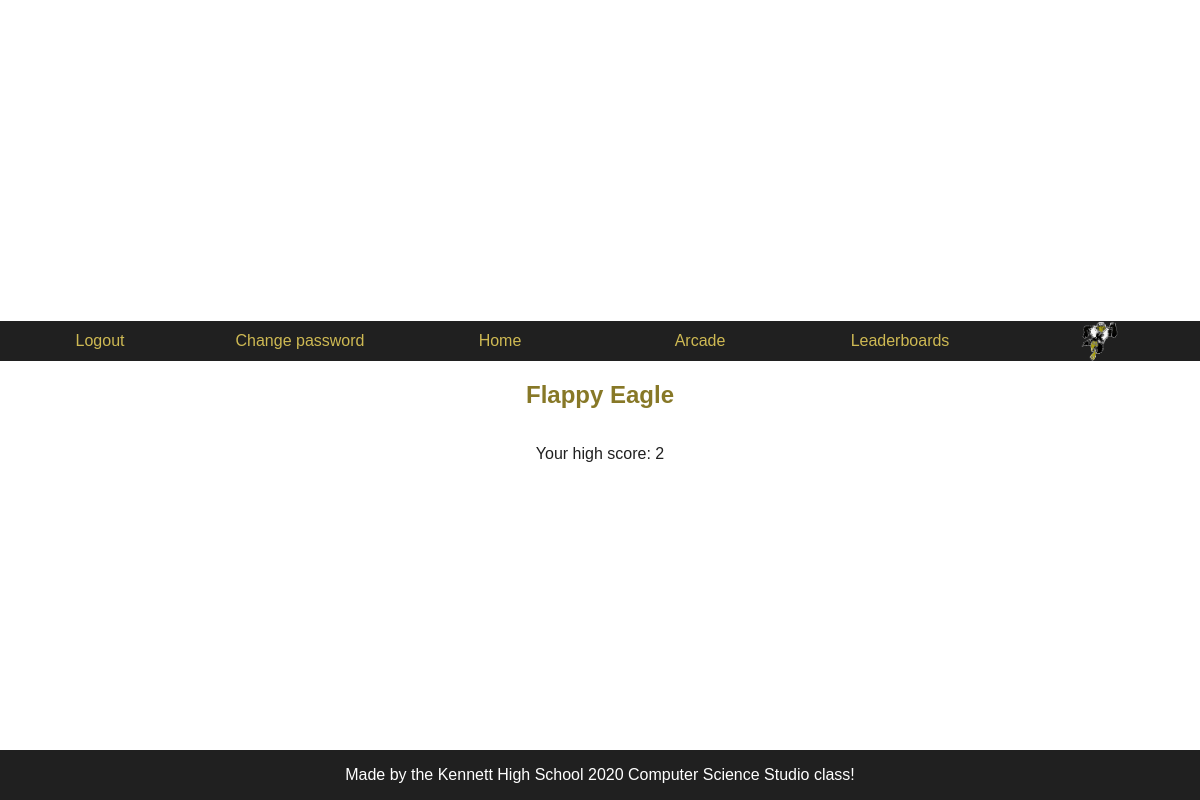
/flappyEagle/ (signed in), run on an earlier commit of the app's database.
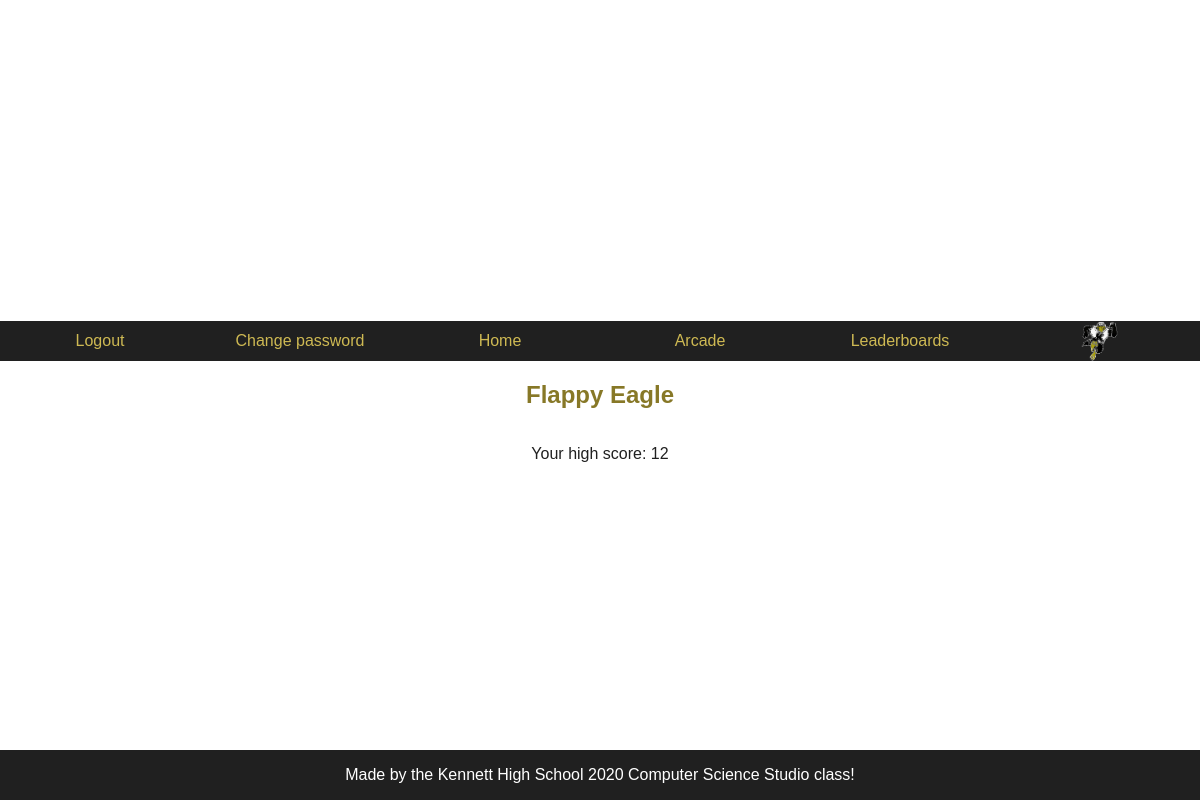
And on a later commit of the database.
### spirit/models.py (models this page shows, shortened)
class UserProfile(AbstractBaseUser):
    username = models.CharField(max_length=100, default='', unique=True, validators=[validate_is_profane])
    email = models.EmailField(unique=True)
    first_name = models.CharField(max_length=100, default='', validators=[validate_is_profane])
    last_name = models.CharField(max_length=100, default='')
    grade = models.IntegerField(validators=[MinValueValidator(9, message="Enter a Valid Grade"), MaxValueValidator(12, message="Enter a Valid Grade")])
    score1 = models.IntegerField(default=0, blank=True)
    score2 = models.IntegerField(default=0, blank=True)
    score3 = models.IntegerField(default=0, blank=True)
    is_staff = models.BooleanField(default=False)
    is_superuser = models.BooleanField(default=False)
    USERNAME_FIELD = 'username'
    REQUIRED_FIELDS = ['email','first_name', 'last_name', 'grade']
    objects = UserProfileManager()

### spirit/views.py (the view)
# urls.py: url(r"^flappyEagle/", flappyEagle, name="flappyEagle"),
def flappyEagle(request):
    args = {'user': request.user}
    return render(request, "users/flappyEagle.html", args)

### spirit/templates/users/flappyEagle.html (shortened to what this page needs)
{% extends 'base.html' %}
  {% load static %}
  {% block content %}
  <head>
    <link rel="stylesheet" type="text/css" href="{% static 'scripts/Games/FlappyEagle/style.css' %}">
  </head>
  <body class="center">
  <div id="header">
    <h2 id="headerTitle">Flappy Eagle</h2>
  </div>
  <div id="smallText">
     <p> Your high score: <span id="scoretext">{{user.score1}}</span></p>
  </div>
    {% endblock %}

What changed in the data, as far as the page shows it:
changed UserProfile: score1 "2" → "12"
